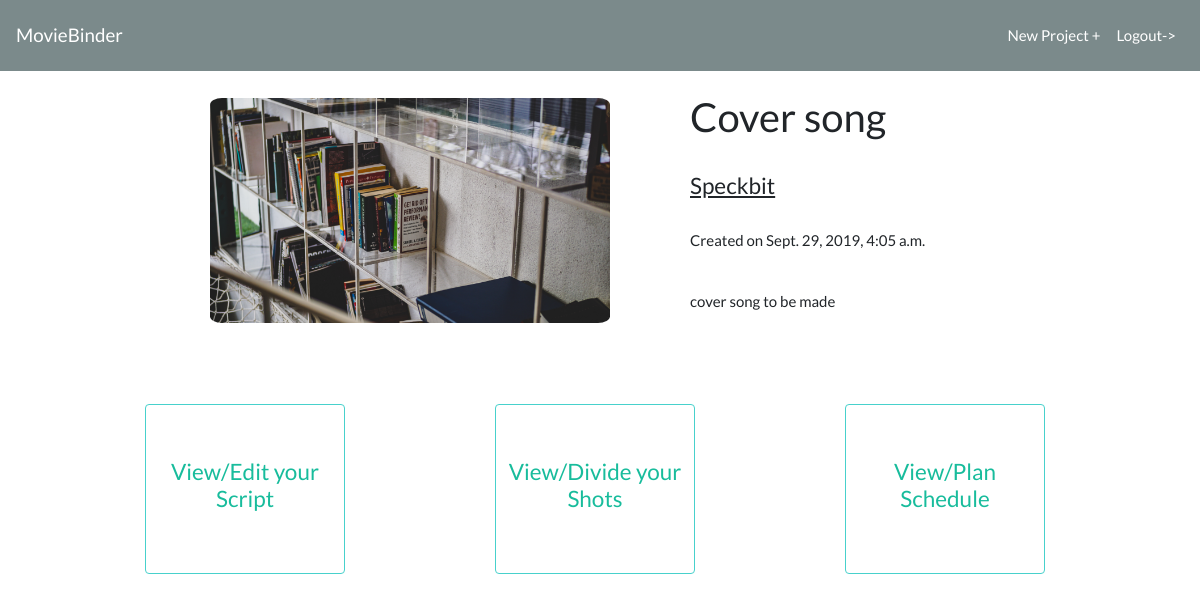
The app's page /myprojects/3/ with its own data.
### moviebinder/models.py (models this page shows, shortened)
class Project(models.Model):
    title = models.CharField(max_length=100)
    description = models.TextField(null=True)
    created_on = models.DateTimeField(auto_now_add=True)
    project_image = models.ImageField(null=True, blank=True, upload_to="projects-images/")
    is_completed = models.BooleanField(default=False, null=True)
    company_name = models.CharField(max_length=100)
    user = models.ForeignKey(User, on_delete=models.CASCADE)

### moviebinder/views.py (the view)
# urls.py: path('myprojects/<int:project_id>/', project_overview),
def project_overview(request,project_id):
    project = Project.objects.get(pk=project_id)
    return render(request, "projectoverview.html", {"project" : project})

### moviebinder/templates/projectoverview.html (shortened to what this page needs)
<html>
    <head>
        <link rel="stylesheet" href="https://stackpath.bootstrapcdn.com/bootstrap/4.3.1/css/bootstrap.min.css">
        <link rel="stylesheet" href="https://bootswatch.com/4/flatly/bootstrap.min.css">
        <link rel="stylesheet" href="/static/projectoverview.css">
    </head>
    <body>
        <nav class="navbar navbar-expand-lg navbar-dark bg-dark">
            <a class="navbar-brand" href="#">MovieBinder</a>
            <div class="collapse navbar-collapse" id="navbarNavAltMarkup">
                <div class="navbar-nav ml-auto">
                    <a class="nav-item nav-link" href="/newproject/">New Project +</a>
                    <a class="nav-item nav-link" href="/home/">Logout-></a>
                </div>
            </div>
        </nav>
        <br>
        <div class="container">
            <div class="row">
                <div class="col">
                    <img class="project-img" src="{{project.project_image.url}}">
                    <br><br>
                </div>
                <div class="col">
                    <h2>{{project.title}}</h2>
                    <br>
                    <h4 style="text-decoration : underline">{{project.company_name}}</h4>
                    <br>
                    <p>Created on {{project.created_on}}</p>
                    <br>
                    <p>{{project.description}}</p>
                    <br>
                </div>
            </div>
        </div>
        <br>
        <div class="container">
            <div class="card">
                <a href="/allscripts/"><h4>View/Edit your Script</h4></a>
            </div>
            <br>
            <div class="card">
                <a href="/shotdivision/"><h4>View/Divide your Shots</h4></a>
            </div>
            <br>
            <div class="card">
                <a href="/schedule/"><h4>View/Plan Schedule</h4></a>
            </div>
        </div>
    </body>
</html>

### moviebinder/static/projectoverview.css (style rules this page uses)
.project-img { margin-left: 100px; margin-right: 50px; max-width: 400px; max-height: 600px; border-radius: 3%; }
.row { align-items: center; justify-items: center; margin-left: 50px; }
.container { display: flex; }
.card { width: 200px; height: 170px; margin-right: 50px; margin-top: 30px; margin-left:100px; padding: 10px; justify-content: center; border-color: mediumturquoise; text-align: center; }

### records on screen
Project: project_image (picture), title "Cover song", company_name "Speckbit", created_on "Sept. 29, 2019, 4:05 a.m.", description "cover song to be made"
